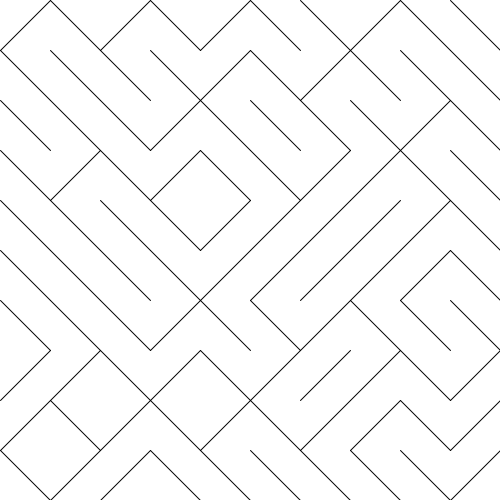
Frame 1 (no input)
Frame 60 (the mouse pressed at the canvas centre just before this capture): identical to frame 1, image omitted
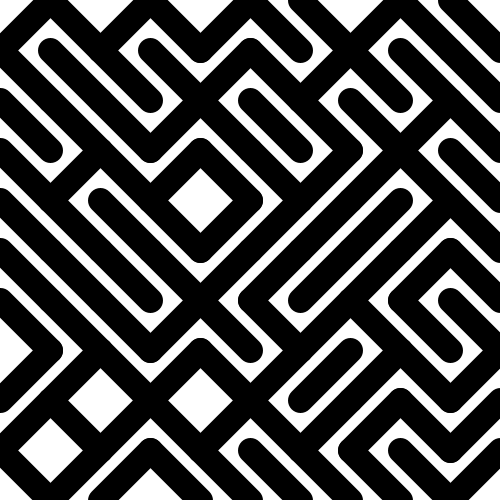
Frame 120 (the mouse held since frame 60 and released just before this capture)

The Processing sketch that drew these frames (run headless with seeded random() and noise(); from frame 60 on, the mouse is pressed at the canvas centre):

// Processing sketch: sketch57
// ── sketch57.pde
float N=10;
float STEP;

float SW_MIN=1, SW_MAX;

boolean[][] flag;

void setup() {
  size(500, 500);
  
  STEP = width/N;
  SW_MAX=STEP-1;
  
  flag = new boolean[(int)N][(int)N];
  for (int j=0; j<N; j++) {
    for (int i=0; i<N; i++) {
      flag[j][i] = random(1) > 0.5; 
    }
  }
  
  //noLoop();
}

void draw() {
  background(255);
  stroke(0);
  //strokeWeight(5);
  
  float x, y;
  for (int j=0; j<N; j++) {
    y = j * STEP;
    for (int i=0; i<N; i++) {
      x = i * STEP;
      if (flag[j][i]) {
        // 右肩上がり
        strokeWeight(map(mouseX, 0, width, SW_MIN, SW_MAX));
        line(x, y+STEP, x+STEP, y);
      } else {
        // 右肩下がり
        strokeWeight(map(mouseY, 0, height, SW_MIN, SW_MAX));
        line(x, y, x+STEP, y+STEP);
      }
    }
  }
}
